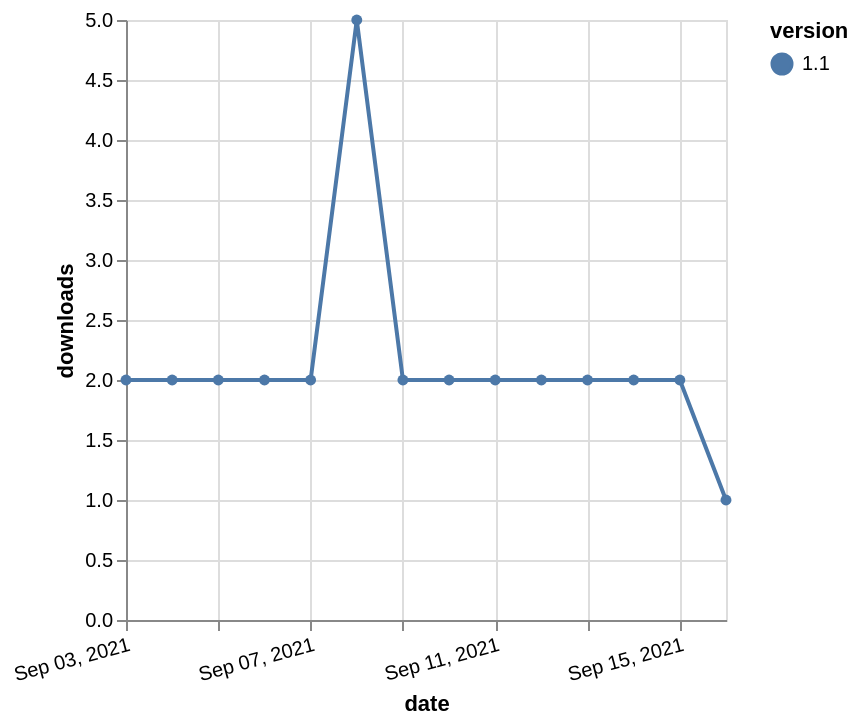

The Vega-Lite source for this figure:
### Vega-Lite specification from a JSON file in a GitHub repository (floating-point values rounded to 4 significant figures)
{"$schema": "https://vega.github.io/schema/vega-lite/v5.json", "description": "A simple bar chart with embedded data.", "data": {"values": [{"date": "2021-09-03", "total": 2457, "delta": 2, "version": "1.1"}, {"date": "2021-09-04", "total": 2459, "delta": 2, "version": "1.1"}, {"date": "2021-09-05", "total": 2461, "delta": 2, "version": "1.1"}, {"date": "2021-09-06", "total": 2463, "delta": 2, "version": "1.1"}, {"date": "2021-09-07", "total": 2465, "delta": 2, "version": "1.1"}, {"date": "2021-09-08", "total": 2470, "delta": 5, "version": "1.1"}, {"date": "2021-09-09", "total": 2472, "delta": 2, "version": "1.1"}, {"date": "2021-09-10", "total": 2474, "delta": 2, "version": "1.1"}, {"date": "2021-09-11", "total": 2476, "delta": 2, "version": "1.1"}, {"date": "2021-09-12", "total": 2478, "delta": 2, "version": "1.1"}, {"date": "2021-09-13", "total": 2480, "delta": 2, "version": "1.1"}, {"date": "2021-09-14", "total": 2482, "delta": 2, "version": "1.1"}, {"date": "2021-09-15", "total": 2484, "delta": 2, "version": "1.1"}, {"date": "2021-09-16", "total": 2485, "delta": 1, "version": "1.1"}]}, "width": "container", "mark": {"type": "line", "point": {"filled": true}}, "encoding": {"x": {"field": "date", "type": "temporal", "timeUnit": "yearmonthdate", "title": "date", "axis": {"labelAngle": -15}}, "y": {"field": "delta", "type": "quantitative", "title": "downloads"}, "color": {"field": "version", "type": "nominal"}, "tooltip": {"field": "delta"}}}
